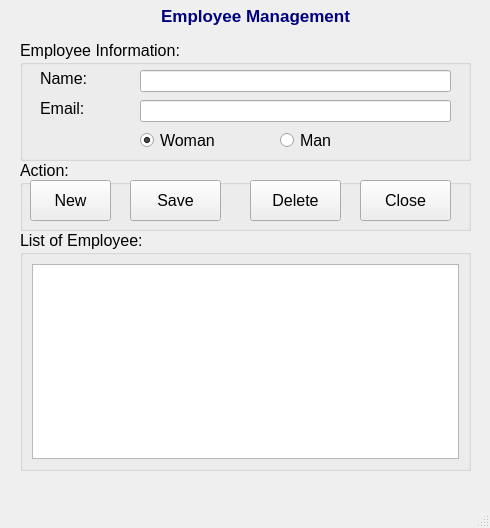
<?xml version="1.0" encoding="UTF-8"?>
<ui version="4.0">
 <class>MainWindow</class>
 <widget class="QMainWindow" name="MainWindow">
  <property name="geometry">
   <rect>
    <x>0</x>
    <y>0</y>
    <width>490</width>
    <height>528</height>
   </rect>
  </property>
  <property name="font">
   <font>
    <pointsize>12</pointsize>
   </font>
  </property>
  <property name="windowTitle">
   <string>Trần Duy Thanh - Employee Demo</string>
  </property>
  <property name="windowIcon">
   <iconset>
    <normaloff>images/ic_logo.jpg</normaloff>images/ic_logo.jpg</iconset>
  </property>
  <widget class="QWidget" name="centralwidget">
   <widget class="QGroupBox" name="groupBox">
    <property name="geometry">
     <rect>
      <x>20</x>
      <y>40</y>
      <width>451</width>
      <height>121</height>
     </rect>
    </property>
    <property name="title">
     <string>Employee Information:</string>
    </property>
    <widget class="QLabel" name="label">
     <property name="geometry">
      <rect>
       <x>20</x>
       <y>30</y>
       <width>71</width>
       <height>16</height>
      </rect>
     </property>
     <property name="text">
      <string>Name:</string>
     </property>
    </widget>
    <widget class="QLineEdit" name="lineEditName">
     <property name="geometry">
      <rect>
       <x>120</x>
       <y>30</y>
       <width>311</width>
       <height>22</height>
      </rect>
     </property>
    </widget>
    <widget class="QLineEdit" name="lineEditEmail">
     <property name="geometry">
      <rect>
       <x>120</x>
       <y>60</y>
       <width>311</width>
       <height>22</height>
      </rect>
     </property>
    </widget>
    <widget class="QLabel" name="label_2">
     <property name="geometry">
      <rect>
       <x>20</x>
       <y>60</y>
       <width>71</width>
       <height>16</height>
      </rect>
     </property>
     <property name="text">
      <string>Email:</string>
     </property>
    </widget>
    <widget class="QRadioButton" name="radWoman">
     <property name="geometry">
      <rect>
       <x>120</x>
       <y>90</y>
       <width>95</width>
       <height>20</height>
      </rect>
     </property>
     <property name="text">
      <string>Woman</string>
     </property>
     <property name="checked">
      <bool>true</bool>
     </property>
    </widget>
    <widget class="QRadioButton" name="radMan">
     <property name="geometry">
      <rect>
       <x>260</x>
       <y>90</y>
       <width>95</width>
       <height>20</height>
      </rect>
     </property>
     <property name="text">
      <string>Man</string>
     </property>
    </widget>
   </widget>
   <widget class="QGroupBox" name="groupBox_2">
    <property name="geometry">
     <rect>
      <x>20</x>
      <y>230</y>
      <width>451</width>
      <height>241</height>
     </rect>
    </property>
    <property name="title">
     <string>List of Employee:</string>
    </property>
    <layout class="QVBoxLayout" name="verticalLayout">
     <item>
      <widget class="QListWidget" name="listWidgetEmployee"/>
     </item>
    </layout>
   </widget>
   <widget class="QGroupBox" name="groupBox_3">
    <property name="geometry">
     <rect>
      <x>20</x>
      <y>160</y>
      <width>451</width>
      <height>71</height>
     </rect>
    </property>
    <property name="title">
     <string>Action:</string>
    </property>
    <widget class="QPushButton" name="pushButtonNew">
     <property name="geometry">
      <rect>
       <x>10</x>
       <y>20</y>
       <width>81</width>
       <height>41</height>
      </rect>
     </property>
     <property name="text">
      <string>New</string>
     </property>
     <property name="icon">
      <iconset>
       <normaloff>images/ic_add.png</normaloff>images/ic_add.png</iconset>
     </property>
    </widget>
    <widget class="QPushButton" name="pushButtonSave">
     <property name="geometry">
      <rect>
       <x>110</x>
       <y>20</y>
       <width>91</width>
       <height>41</height>
      </rect>
     </property>
     <property name="text">
      <string>Save</string>
     </property>
     <property name="icon">
      <iconset>
       <normaloff>images/ic_save.png</normaloff>images/ic_save.png</iconset>
     </property>
    </widget>
    <widget class="QPushButton" name="pushButtonDelete">
     <property name="geometry">
      <rect>
       <x>230</x>
       <y>20</y>
       <width>91</width>
       <height>41</height>
      </rect>
     </property>
     <property name="text">
      <string>Delete</string>
     </property>
     <property name="icon">
      <iconset>
       <normaloff>images/ic_delete.png</normaloff>images/ic_delete.png</iconset>
     </property>
    </widget>
    <widget class="QPushButton" name="pushButtonClose">
     <property name="geometry">
      <rect>
       <x>340</x>
       <y>20</y>
       <width>91</width>
       <height>41</height>
      </rect>
     </property>
     <property name="text">
      <string>Close</string>
     </property>
     <property name="icon">
      <iconset>
       <normaloff>images/ic_close.png</normaloff>images/ic_close.png</iconset>
     </property>
    </widget>
   </widget>
   <widget class="QLabel" name="label_3">
    <property name="geometry">
     <rect>
      <x>50</x>
      <y>0</y>
      <width>411</width>
      <height>31</height>
     </rect>
    </property>
    <property name="font">
     <font>
      <pointsize>13</pointsize>
      <weight>75</weight>
      <bold>true</bold>
     </font>
    </property>
    <property name="styleSheet">
     <string notr="true">color: rgb(0, 0, 127);</string>
    </property>
    <property name="text">
     <string>Employee Management</string>
    </property>
    <property name="alignment">
     <set>Qt::AlignCenter</set>
    </property>
   </widget>
  </widget>
  <widget class="QMenuBar" name="menubar">
   <property name="geometry">
    <rect>
     <x>0</x>
     <y>0</y>
     <width>490</width>
     <height>22</height>
    </rect>
   </property>
  </widget>
  <widget class="QStatusBar" name="statusbar"/>
 </widget>
 <tabstops>
  <tabstop>lineEditName</tabstop>
  <tabstop>lineEditEmail</tabstop>
  <tabstop>radWoman</tabstop>
  <tabstop>radMan</tabstop>
  <tabstop>pushButtonNew</tabstop>
  <tabstop>pushButtonSave</tabstop>
  <tabstop>pushButtonDelete</tabstop>
  <tabstop>pushButtonClose</tabstop>
 </tabstops>
 <resources/>
 <connections/>
</ui>
